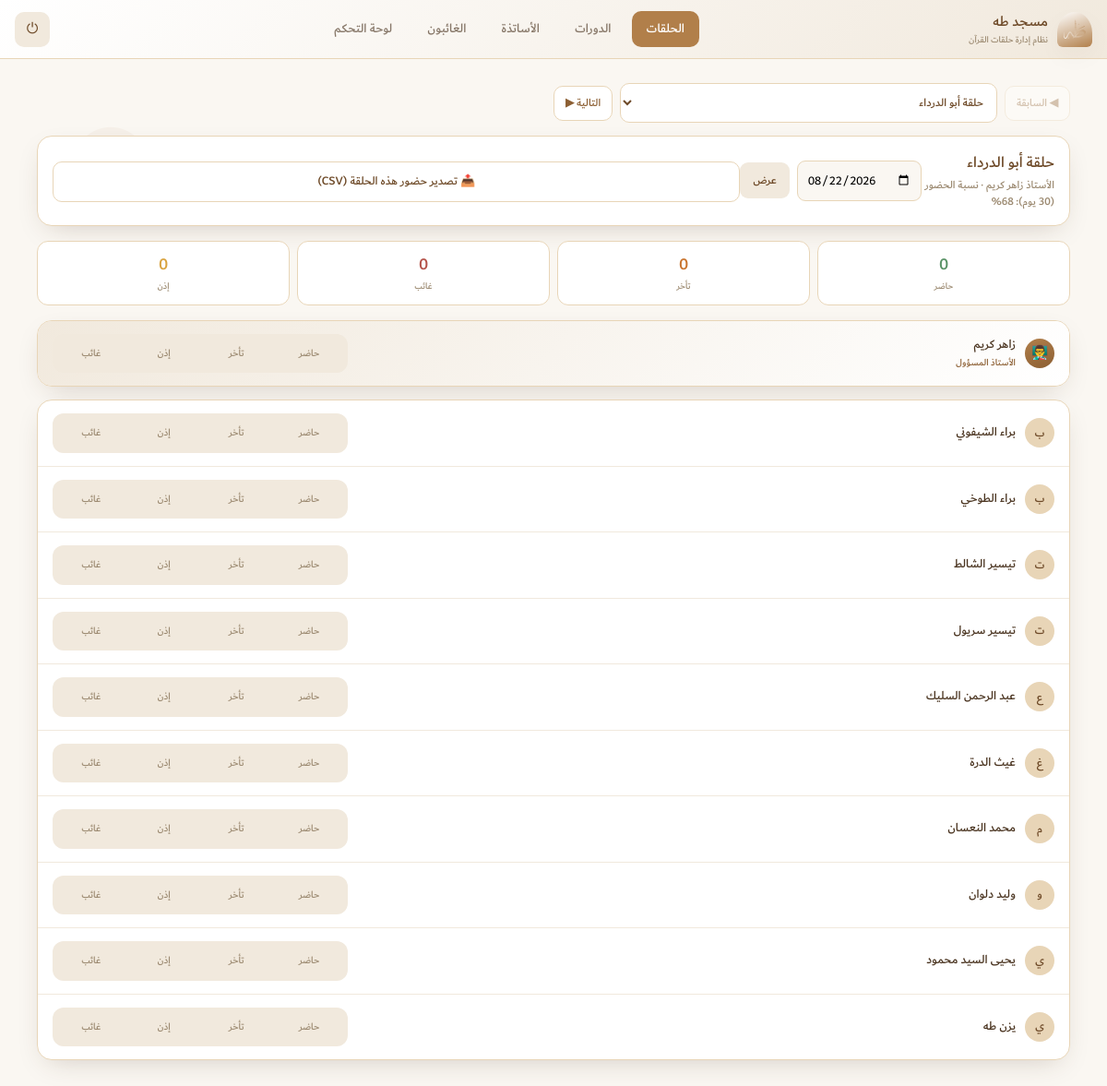
Screenshot of /circles/16/ (signed in) with the database file from the repository.
### halaqat/models.py (models this page shows, shortened)
class Circle(models.Model):
    name = models.CharField('اسم الحلقة', max_length=150)
    teacher = models.ForeignKey(
        Teacher, verbose_name='الأستاذ المسؤول',
        on_delete=models.SET_NULL, null=True, blank=True,
        related_name='circles',
    )
    description = models.CharField('وصف مختصر', max_length=255, blank=True)
    display_order = models.PositiveIntegerField('ترتيب العرض', default=0, help_text='كلما كان الرقم أصغر ظهرت الحلقة أولاً في قائمة الحلقات.')
    created_at = models.DateTimeField('تاريخ الإنشاء', auto_now_add=True)
    class Meta:
        verbose_name = 'حلقة'
        verbose_name_plural = 'الحلقات'
        ordering = ['display_order', 'name', 'id']
    def attendance_rate(self, days=30):
        since = timezone.now().date() - timezone.timedelta(days=days)
        qs = Attendance.objects.filter(circle=self, date__gte=since)
        total = qs.exclude(status='excused').count()
        if total == 0:
            return None
        present = qs.filter(status__in=['present', 'late']).count()
        return round((present / total) * 100)

class Teacher(models.Model):
    name = models.CharField('اسم الأستاذ', max_length=150)
    phone = models.CharField('رقم الهاتف', max_length=20, blank=True)
    class Meta:
        verbose_name = 'أستاذ'
        verbose_name_plural = 'الأساتذة'
        ordering = ['name']

class Student(models.Model):
    name = models.CharField('اسم الطالب', max_length=150)
    phone = models.CharField('رقم الهاتف', max_length=20, blank=True)
    circle = models.ForeignKey(
        Circle, verbose_name='الحلقة',
        on_delete=models.CASCADE, related_name='students',
    )
    notes = models.CharField('ملاحظات', max_length=255, blank=True)
    joined_at = models.DateTimeField('تاريخ الانضمام', auto_now_add=True)
    class Meta:
        verbose_name = 'طالب'
        verbose_name_plural = 'الطلاب'
        ordering = ['name']

### halaqat/views.py (the view)
# urls.py: path('circles/<int:circle_id>/', views.circle_detail, name='circle_detail'),
@login_required
def circle_detail(request, circle_id):
    circle = get_object_or_404(Circle, pk=circle_id)
    students = circle.students.all()
    date_str = request.GET.get('date')
    if date_str:
        try:
            selected_date = datetime.datetime.strptime(date_str, '%Y-%m-%d').date()
        except ValueError:
            selected_date = timezone.now().date()
    else:
        selected_date = timezone.now().date()
    existing = {
        a.student_id: a.status
        for a in Attendance.objects.filter(circle=circle, date=selected_date)
    }
    student_rows = []
    for student in students:
        student_rows.append({
            'student': student,
            'status': existing.get(student.id, ''),  # فارغ = لم يُسجَّل بعد
        })
    present_count = sum(1 for s in student_rows if s['status'] == 'present')
    late_count = sum(1 for s in student_rows if s['status'] == 'late')
    absent_count = sum(1 for s in student_rows if s['status'] == 'absent')
    excused_count = sum(1 for s in student_rows if s['status'] == 'excused')
    teacher_status = ''
    if circle.teacher:
        ta = TeacherAttendance.objects.filter(
            teacher=circle.teacher, circle=circle, date=selected_date
        ).first()
        teacher_status = ta.status if ta else ''
    all_circles = list(Circle.objects.order_by('display_order', 'name', 'id'))
    ids = [c.id for c in all_circles]
    idx = ids.index(circle.id) if circle.id in ids else None
    prev_circle = all_circles[idx - 1] if idx is not None and idx > 0 else None
    next_circle = all_circles[idx + 1] if idx is not None and idx < len(all_circles) - 1 else None
    context = {
        'circle': circle,
        'student_rows': student_rows,
        'selected_date': selected_date,
        'present_count': present_count,
        'late_count': late_count,
        'absent_count': absent_count,
        'excused_count': excused_count,
        'attendance_rate_30d': circle.attendance_rate(30),
        'teacher_status': teacher_status,
        'all_circles': all_circles,
        'prev_circle': prev_circle,
        'next_circle': next_circle,
        'active_nav': 'circles',
    }
    return render(request, 'halaqat/circle_detail.html', context)

### halaqat/templates/halaqat/circle_detail.html (shortened to what this page needs)
{% extends "halaqat/base.html" %}
{% load static %}
{% block content %}
<div class="circle-switcher">
  {% if prev_circle %}
    <a href="{% url 'circle_detail' prev_circle.id %}?date={{ selected_date|date:'Y-m-d' }}" class="switch-btn" title="{{ prev_circle.name }}">◀ السابقة</a>
  {% else %}
    <span class="switch-btn disabled">◀ السابقة</span>
  {% endif %}
  <select class="circle-jump" onchange="if(this.value) location.href=this.value;">
    {% for c in all_circles %}
      <option value="{% url 'circle_detail' c.id %}?date={{ selected_date|date:'Y-m-d' }}" {% if c.id == circle.id %}selected{% endif %}>{{ c.name }}</option>
    {% endfor %}
  </select>
  {% if next_circle %}
    <a href="{% url 'circle_detail' next_circle.id %}?date={{ selected_date|date:'Y-m-d' }}" class="switch-btn" title="{{ next_circle.name }}">التالية ▶</a>
  {% else %}
    <span class="switch-btn disabled">التالية ▶</span>
  {% endif %}
</div>
<div class="circle-detail-head">
  <div class="info">
    <h2>{{ circle.name }}</h2>
    <div class="teacher">
      {% if circle.teacher %}الأستاذ {{ circle.teacher.name }}{% else %}لا يوجد أستاذ محدد{% endif %}
      {% if attendance_rate_30d is not None %} · نسبة الحضور (30 يوم): {{ attendance_rate_30d }}%{% endif %}
    </div>
  </div>
  <form method="get" class="date-form">
    <input type="date" name="date" value="{{ selected_date|date:'Y-m-d' }}">
    <button type="submit">عرض</button>
  </form>
  <a class="btn-secondary export-btn" style="margin-top:8px;"
     href="{% url 'export_attendance_csv' %}?date={{ selected_date|date:'Y-m-d' }}&circle={{ circle.id }}">
    📤 تصدير حضور هذه الحلقة (CSV)
  </a>
</div>
<div class="summary-bar">
  <div class="summary-chip present"><div class="n" id="cnt-present">{{ present_count }}</div><div class="l">حاضر</div></div>
  <div class="summary-chip late"><div class="n" id="cnt-late">{{ late_count }}</div><div class="l">تأخر</div></div>
  <div class="summary-chip absent"><div class="n" id="cnt-absent">{{ absent_count }}</div><div class="l">غائب</div></div>
  <div class="summary-chip excused"><div class="n" id="cnt-excused">{{ excused_count }}</div><div class="l">إذن</div></div>
</div>
{% if circle.teacher %}
<div class="teacher-attendance-box" id="teacherBox" data-save-url="{% url 'save_attendance' circle.id %}" data-date="{{ selected_date|date:'Y-m-d' }}">
  <div class="student-row teacher-row" data-kind="teacher" data-entity-id="{{ circle.teacher.id }}" data-save-url="{% url 'save_attendance' circle.id %}" data-date="{{ selected_date|date:'Y-m-d' }}">
    <div class="student-name">
      <div class="avatar teacher-avatar">👨‍🏫</div>
      <div>
        {{ circle.teacher.name }}
        <span class="role-tag">الأستاذ المسؤول</span>
      </div>
    </div>
    <div class="tristate">
      <label for="present_teacher_{{ circle.teacher.id }}" class="present">حاضر</label>
      <label for="late_teacher_{{ circle.teacher.id }}" class="late">تأخر</label>
      <label for="excused_teacher_{{ circle.teacher.id }}" class="excused">إذن</label>
      <label for="absent_teacher_{{ circle.teacher.id }}" class="absent">غائب</label>
    </div>
  </div>
</div>
{% endif %}
{% if student_rows %}
<div class="student-table" id="studentTable" data-circle-id="{{ circle.id }}" data-date="{{ selected_date|date:'Y-m-d' }}" data-save-url="{% url 'save_attendance' circle.id %}">
  {% for row in student_rows %}
  <div class="student-row" data-kind="student" data-entity-id="{{ row.student.id }}" data-save-url="{% url 'save_attendance' circle.id %}" data-date="{{ selected_date|date:'Y-m-d' }}">
    <div class="student-name">
      <div class="avatar">{{ row.student.name|first }}</div>
      {{ row.student.name }}
    </div>
    <div class="tristate">
      <label for="present_{{ row.student.id }}" class="present">حاضر</label>
      <label for="late_{{ row.student.id }}" class="late">تأخر</label>
      <label for="excused_{{ row.student.id }}" class="excused">إذن</label>
      <label for="absent_{{ row.student.id }}" class="absent">غائب</label>
    </div>
  </div>
  {% endfor %}
</div>
{% else %}
<div class="empty-state">
  لا يوجد طلاب في هذه الحلقة بعد. أضف طلاباً من <a href="{% url 'admin_panel' %}" style="color:var(--primary-dark); font-weight:700;">لوحة التحكم</a>.
</div>
{% endif %}
{% endblock %}

### rows the page displays
Circle: name "حلقة أبو الدرداء", teacher.name "زاهر كريم"
Student: student.name|first "ب", student.name "براء الشيفوني"
Student: student.name|first "ب", student.name "براء الطوخي"
Student: student.name|first "ت", student.name "تيسير الشالط"
Student: student.name|first "ت", student.name "تيسير سريول"
Student: student.name|first "ع", student.name "عبد الرحمن السليك"
Student: student.name|first "غ", student.name "غيث الدرة"
Student: student.name|first "م", student.name "محمد النعسان"
Student: student.name|first "و", student.name "وليد دلوان"
Student: student.name|first "ي", student.name "يحيى السيد محمود"
Student: student.name|first "ي", student.name "يزن طه"

### other values shown
{{ attendance_rate_30d }} "68"
{{ present_count }} "0"
{{ late_count }} "0"
{{ absent_count }} "0"
{{ excused_count }} "0"
form field value "حلقة أبو الدرداء"
